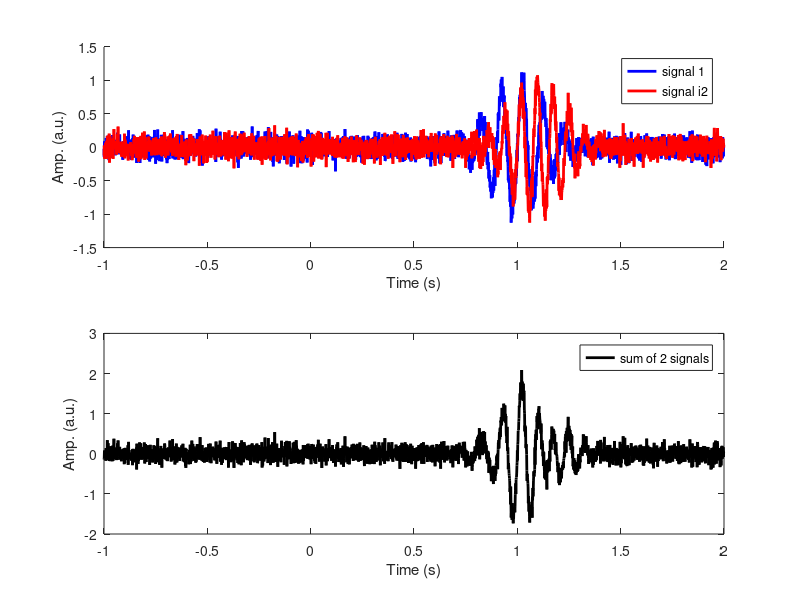
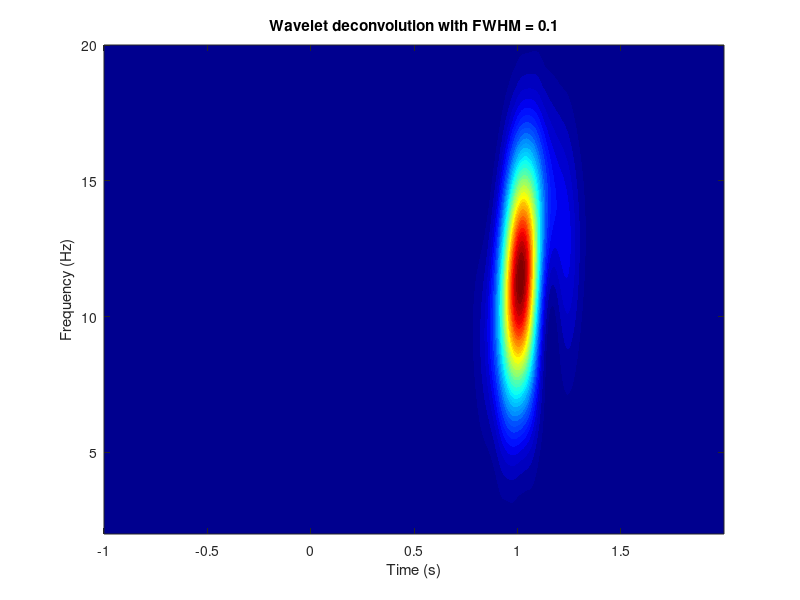

Reproduce these figures in MATLAB, in order.
%%
%     COURSE: Solved problems in neural time series analysis
%    SECTION: Time-frequency analyses
%      VIDEO: Wavelet convolution of close frequencies
% Instructor: sincxpress.com
%
%% On how close features in the frequency domain are difficult to disentangle with TF analyses

% simulation parameters
srate = 1000;
npnts = srate*3; % 3 seconds
timev = (0:npnts-1)/srate - 1;

% sine wave parameters (in Hz)
freq1 = 10;
freq2 = 13;

% Gaussian parameter (in seconds); peaktimes slightly shifted
fwhm = .3;
ptime1 = 1;
ptime2 = 1.1;


% generate signals
sig1 = sin(2*pi*freq1*timev) .* exp( -4*log(2)*( (timev-ptime1)/fwhm ).^2 );
sig2 = sin(2*pi*freq2*timev) .* exp( -4*log(2)*( (timev-ptime2)/fwhm ).^2 );

% add a touch of noise
sig1 = sig1 + .1*randn(size(sig1));
sig2 = sig2 + .1*randn(size(sig2));

% now for the signal itself
signal = sig1+sig2;


% plot the signal components
figure(1), clf
subplot(211), hold on
plot(timev,sig1,'b','linew',2)
plot(timev,sig2,'r','linew',2)
xlabel('Time (s)'), ylabel('Amp. (a.u.)')
legend({'signal 1';'signal i2'})

% and the final signal
subplot(212)
plot(timev,signal,'k','linew',2)
xlabel('Time (s)'), ylabel('Amp. (a.u.)')
legend('sum of 2 signals')


%% time-frequency paramters

minfreq =  2;
maxfreq = 20;
numfrex = 60;

wavtime = -2:1/srate:2;


% vector of wavelet frequencies
frex = logspace(log10(minfreq),log10(maxfreq),numfrex);

% Gaussian parameter
wavefwhm = .1;


nConv = npnts + length(wavtime) - 1;
halfw = floor(length(wavtime)/2)+1;


%% convolution

% initialize
tf = zeros(numfrex,npnts);

% FFT of data (doesn't change over frequencies!)
signalX = fft(signal,nConv);

for fi=1:numfrex
    
    % create complex Morlet wavelet parts
    csw  = exp( 1i* 2*pi*frex(fi)*wavtime );
    gaus = exp( -4*log(2)*wavtime.^2 / wavefwhm^2 );
    
    % wavelet spectrum
    waveX = fft(csw.*gaus,nConv);
    waveX = waveX./max(waveX);
    
    % convolution
    convres = ifft( signalX.*waveX );
    convres = convres(halfw:end-halfw+1);
    
    % extract power
    tf(fi,:) = abs(convres).^2;
end

figure(2), clf
contourf(timev,frex,tf,40,'linecolor','none')
xlabel('Time (s)'), ylabel('Frequency (Hz)')
title(['Wavelet deconvolution with FWHM = ' num2str(wavefwhm) ])
colormap jet

%% done.
